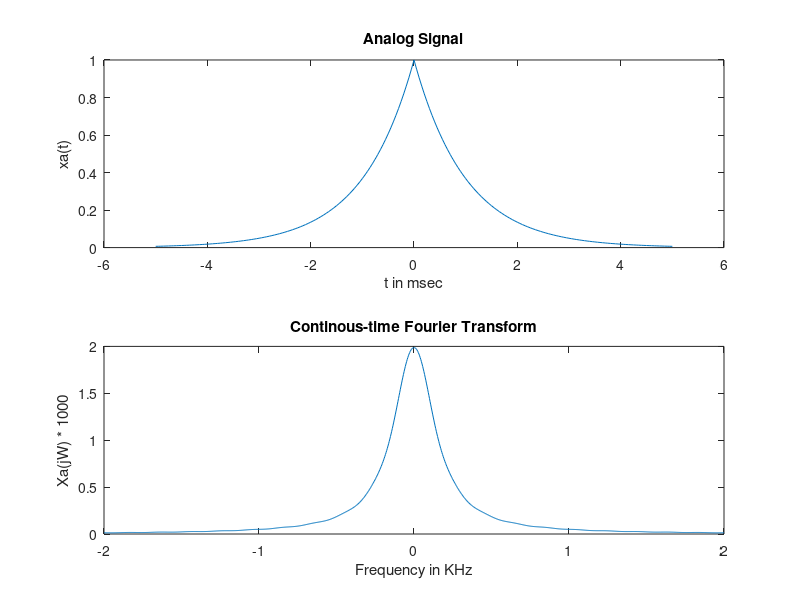

Here is the MATLAB script that generated this plot:
% Analog Signal
Dt = 0.00005; t = -0.005:Dt:0.005; xa = exp(-1000 * abs(t));
% Continuous-time Fourier Transformation
Wmax = 2 * pi * 2000; K = 500; k = 0:1:K; W = k * Wmax / K;
Xa = xa * exp(-1j * t'*W) * Dt; Xa = real(Xa);
W = [-fliplr(W), W(2:501)]; % Omega from -Wmax to Wmax
Xa = [fliplr(Xa), Xa(2:501)]; % Xa over -Wmax to Wmax interval
subplot(2, 1, 1); plot(t * 1000, xa);
xlabel("t in msec"); ylabel("xa(t)");
title("Analog Signal");
subplot(2, 1, 2); plot(W/(2*pi*1000), Xa*1000);
xlabel("Frequency in KHz"); ylabel("Xa(jW) * 1000")
title("Continous-time Fourier Transform")